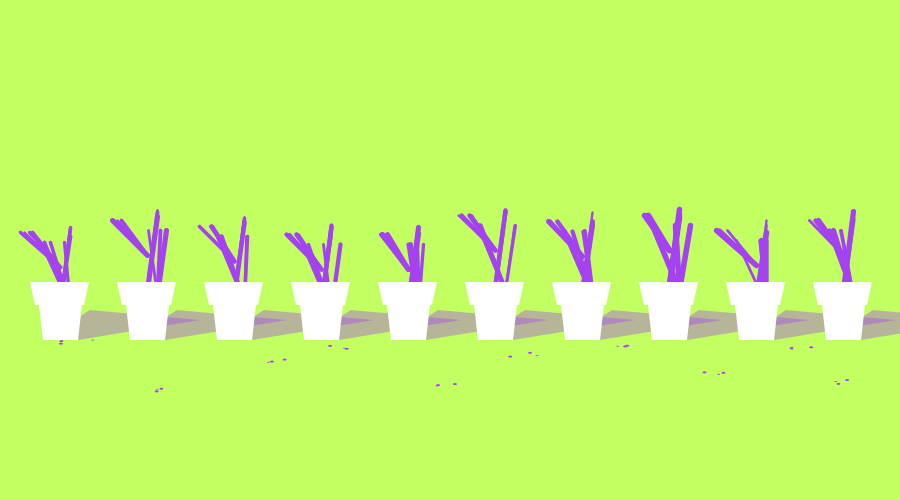
Frame 1 (no input)
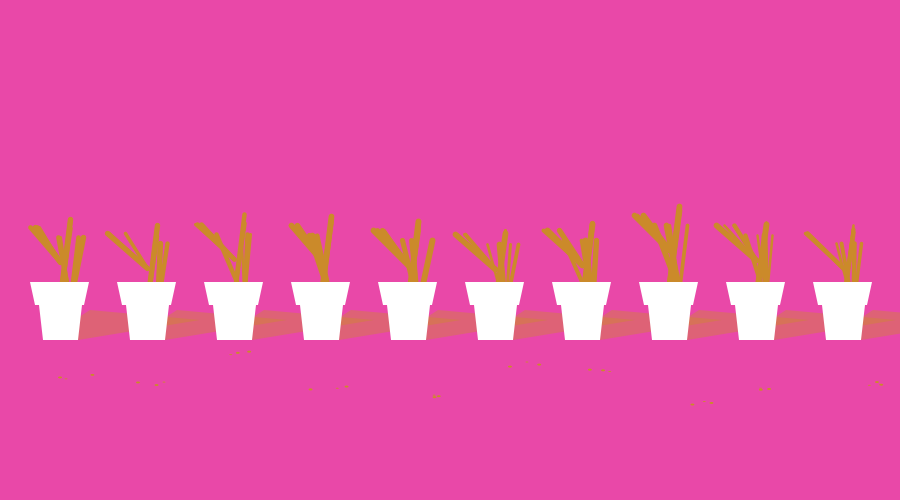
Frame 2 (the mouse pressed at the canvas centre, redrawn once)

The Processing sketch that drew these frames (run headless with seeded random() and noise(); the mouse was pressed at the canvas centre and the sketch redrawn once):

// Processing sketch: processing_91264
// ── processing_91264.pde


void setup () {
  size (900,500);
  smooth ();
  noLoop();
  noStroke();
}

void draw () {
  
//---------------------- RULES
  
  float r = random(255);
  float g = random(255);
  float b = random(255);
  
  float r2= r+30;
  float g2= g+30;
  float b2= b+30;
  
  background (r2,b2,g2 );
  
//---------------------- FOR LOOP
  for (int x=0; x<width-50; x+=87) {
    
    float y;
    y=height/2;
    
    int n = 2;
    float d = random (0, n+1);

//---------------------- PLANT
    pushMatrix();
    translate(x,random(y,y+20));
    
    stroke (r,g,b);
    
    plant ();
    plant ();
    plant ();
    plant ();
    fill(r,g,b);
    
    noStroke();
    popMatrix();
    
//---------------------- LEAVES
    pushMatrix();
    translate(x,y);
    
    float xc = (random(40,80));
    float yc = (random(80,150));

    ellipse(xc+(random(1,40)), yc+(random(5,10)), 3,1);
    ellipse(xc+(random(1,40)), yc+(random(5,10)), 4,2);
    ellipse(xc+(random(1,40)), yc+(random(5,10)), 4,2);
    
    fill(r,g,b, 100);
    quad (78,90, 43,90, 90, 60, 200, 70);
    
    fill(255);
    quad (30,32, 89,32, 84,55, 35,55);
    quad (39,55, 82,55, 78,90, 43,90);

    noFill();
    popMatrix();
  }

}

//---------------------- PLANT RULES
void plant () {
 
  strokeWeight(random(2,6));
  
  line (random(20,40), -35, 
        60, 0);
            
  line (random (40,85), -25,
        70, 40);
  
  line (70, random(-45,-30),
        60, 35);
        
}

//---------------------- REDRAW
void mousePressed () {
  redraw();
}
